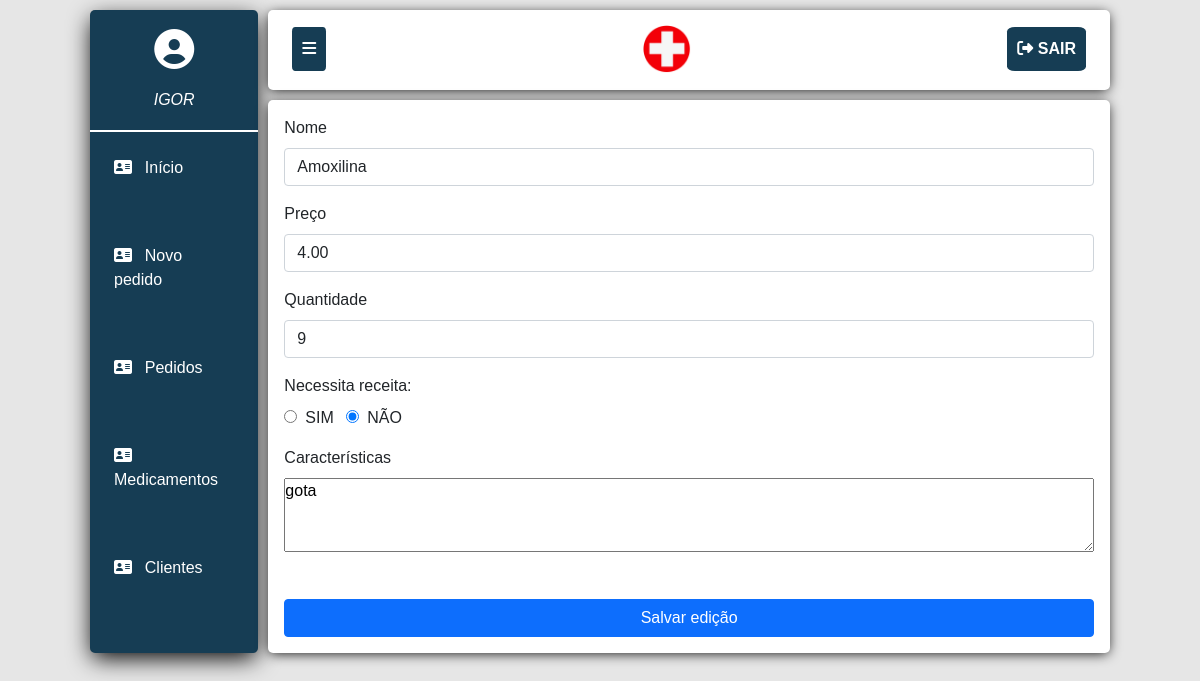
The app's page /editarMedicamento.php?em=2 (signed in) with its own data.
### tables this page shows
CREATE TABLE `medicamentos` (
  `idMedicamento` int(11) NOT NULL,
  `nome` varchar(255) NOT NULL,
  `preco` varchar(50) NOT NULL,
  `quantidade` int(11) NOT NULL,
  `bula` varchar(255) NOT NULL,
  `imagem` varchar(255) NOT NULL,
  `receita` text NOT NULL,
  `caracteristicas` varchar(255) NOT NULL
);

### editarMedicamento.php (the view, shortened to what this page needs)
<?php
include ('includes/dashboard.php');
if (isset($_REQUEST['em'])) {
	$queryMedicamento = "SELECT * FROM medicamentos WHERE idMedicamento = '".$_REQUEST['em']."'";
	$eQueryMedicamento = mysqli_query($conexao, $queryMedicamento);
	while ($medicamento = mysqli_fetch_array($eQueryMedicamento)){
	  	$nome = $medicamento['nome'];
	  	$preco = $medicamento['preco'];
	  	$quantidade = $medicamento['quantidade'];
	  	$receita = $medicamento['receita'];
	  	$caracteristicas = $medicamento['caracteristicas']; ?>
	  		<div style="padding: 1rem;">
		  		<form method="post">
				  <div class="mb-3">
					<label for="nome" class="form-label">Nome</label>
					<input type="text" class="form-control" name="nomeNM" value="<?= $nome?>">
				  </div>
				  <div class="mb-3">
					<label for="preco" class="form-label">Preço</label>
					<input type="text" class="form-control" id="precoNM" name="precoNM" value="<?= $preco?>">
				  </div>
				  <div class="mb-3">
					<label for="quantidade" class="form-label">Quantidade</label>
					<input type="number" class="form-control" name="quantidadeNM" value="<?= $quantidade?>">
				  </div>
				  <div class="mb-3">
					<label for="receita" class="form-label">Necessita receita:</label><br>
					<input type="radio" value="s" name="receitaNM" <?php if ($receita == "s"){echo "checked";} ?>><label style="margin: 0 0.5rem;">SIM</label>
					<input type="radio" value="n" name="receitaNM" <?php if ($receita == "n"){echo "checked";} ?>><label style="margin-left: 0.5rem;">NÃO</label>
				  </div>
				  <div class="mb-3">
					<label for="caracteristicas" class="form-label">Características</label><br>
					<textarea name="caracteristicasNM" rows="3" style="width: 100%;"><?= $caracteristicas ?></textarea>
				  </div>
				  <br>
		          <button style="width: 100%;" type="submit" class="btn btn-primary">Salvar edição</button>
				</form>
			</div>
	<?php }
}
?>
<?php
include ('includes/footer.php');
?>

### css/estilo.css (style rules this page uses)
* { box-sizing: border-box; margin: 0; padding: 0; }
body { margin: 0 7.5% !important; font-family: 'Raleway', sans-serif; background-color: rgb(230,230,230); }

### records on screen
medicamentos: nomeNM "Amoxilina", precoNM "4.00", quantidadeNM "9", receita "☑", caracteristicasNM "gota"

### other values on screen
$_SESSION['usuario'] "IGOR"
